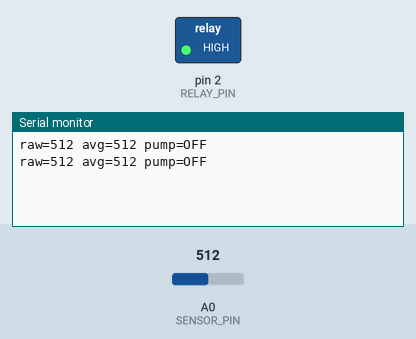
Bench run of a sketch on a simulated Arduino Uno, built with avr-gcc and run on an emulated ATmega328P. On the bench: switched loads named in the sketch (green lamp = pin HIGH), the last lines printed to the serial monitor. Inputs (shaded band) come from the test bench; at power-on: A0 (SENSOR_PIN) = 512.

Above: at 2.4 s.
2.5 s: A0 (SENSOR_PIN) set to 533
At 2.5 s:
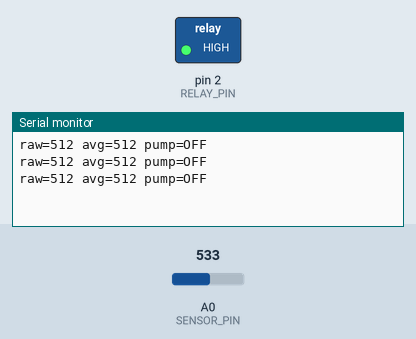
4.0 s: A0 (SENSOR_PIN) set to 562
At 5.5 s:
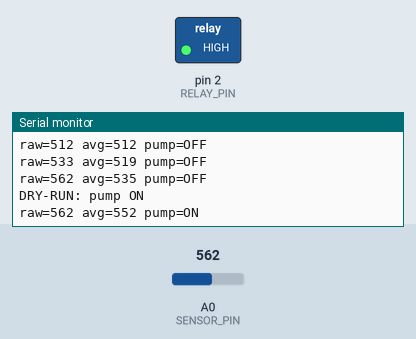
Timing chart, 0 to 7.0 s (numbered marks = the images above; inputs shaded):
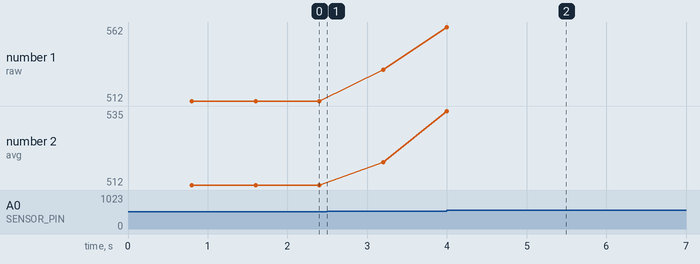

The sketch:

sketch_jan29a.ino
```cpp
// ---------- CONFIG ----------
const int SENSOR_PIN = A0;
const int RELAY_PIN  = 2;

const int DRY_THRESHOLD = 550;
const int WET_THRESHOLD = 430;

const bool DRY_RUN_MODE = true;

const int SAMPLE_COUNT = 3;
const unsigned long SAMPLE_INTERVAL_MS = 800;

// ---------- STATE ----------
int samples[SAMPLE_COUNT];
int sampleIndex = 0;
bool samplesWrapped = false;

bool pumpOn = false;
unsigned long lastSampleMs = 0;

// ---------- RELAY ----------
inline void relayOn()  { digitalWrite(RELAY_PIN, LOW);  } // active-LOW
inline void relayOff() { digitalWrite(RELAY_PIN, HIGH); }

// ---------- SAMPLING ----------
void recordSample(int value) {
  samples[sampleIndex] = value;
  sampleIndex++;

  if (sampleIndex >= SAMPLE_COUNT) {
    sampleIndex = 0;
    samplesWrapped = true;
  }
}

int sampleCount() {
  return samplesWrapped ? SAMPLE_COUNT : sampleIndex;
}

int averageMoisture() {
  int count = sampleCount();
  if (count == 0) return 0;

  long sum = 0;
  for (int i = 0; i < count; i++) {
    sum += samples[i];
  }
  return sum / count;
}

bool shouldTurnPumpOn(int avgMoisture) {
  return !pumpOn && avgMoisture >= DRY_THRESHOLD;
}

bool shouldTurnPumpOff(int avgMoisture) {
  return pumpOn && avgMoisture <= WET_THRESHOLD;
}

// ---------- CONTROL ----------
void updatePumpState(int avgMoisture) {
  if (shouldTurnPumpOn(avgMoisture)) {
    pumpOn = true;

    if (DRY_RUN_MODE) {
      Serial.println("DRY-RUN: pump ON");
    } else {
      relayOn();
    }
    return;
  }

  if (shouldTurnPumpOff(avgMoisture)) {
    pumpOn = false;

    if (DRY_RUN_MODE) {
      Serial.println("DRY-RUN: pump OFF");
    } else {
      relayOff();
    }
  }
}

// ---------- LOGGING ----------
void logStatus(int raw, int avg) {
  Serial.print("raw=");
  Serial.print(raw);
  Serial.print(" avg=");
  Serial.print(avg);
  Serial.print(" pump=");
  Serial.println(pumpOn ? "ON" : "OFF");
}

// ---------- ARDUINO ----------
void setup() {
  Serial.begin(9600);
  pinMode(RELAY_PIN, OUTPUT);
  relayOff();
}

void loop() {
  unsigned long now = millis();
  if (now - lastSampleMs < SAMPLE_INTERVAL_MS) return;

  lastSampleMs = now;

  int raw = analogRead(SENSOR_PIN);
  recordSample(raw);

  int avg = averageMoisture();
  updatePumpState(avg);
  logStatus(raw, avg);
}
```

Measured:
- the behaviour switches between 549 and 550 on A0 (SENSOR_PIN) (found by bisection; images 1 and 2)
- after the input at 4.0 s, the serial monitor: prints a new line at once (image 2)
- plotted number 1: 512 → 533 after the input at 2.5 s, 533 → 562 after the input at 4.0 s
- plotted number 2: 512 → 519 after the input at 2.5 s, 519 → 535 after the input at 4.0 s
